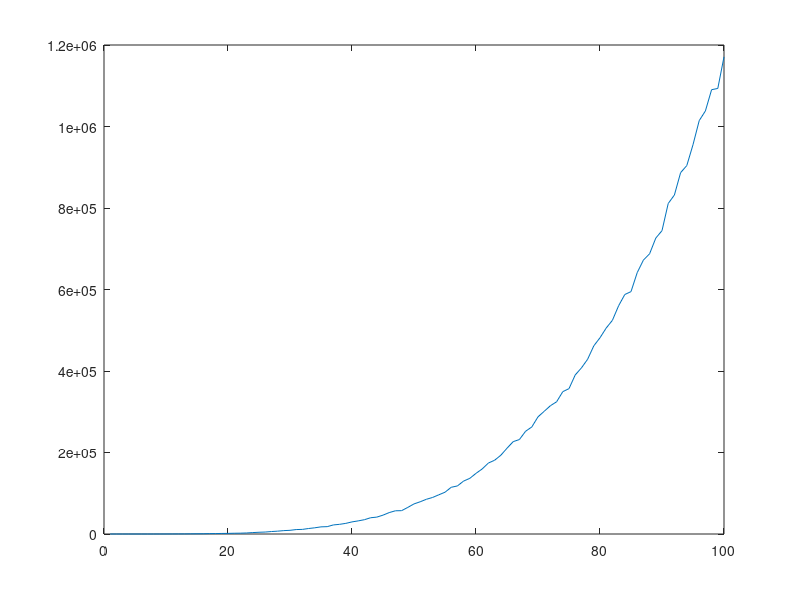

MATLAB code for this plot:
y = [0
0
0
0
1
6
8
24
61
91
153
225
244
421
532
627
978
1088
1369
1514
1873
2065
2572
3507
4284
4807
6057
6975
8313
9044
10908
11299
13492
15229
17534
18056
22286
23748
26090
29701
32194
35104
39897
41446
46272
52551
56968
57274
65283
73839
79102
85221
89694
96194
102516
114639
117944
129903
136576
148809
159652
174189
180984
193242
210477
226694
231794
252162
262665
287505
301074
314833
324452
349316
356703
390232
407500
428755
461737
481617
505418
524367
560060
587736
594769
641331
672165
687705
726219
744379
811005
831907
886732
904160
955324
1014332
1038214
1090328
1093390
1170991
];

x = [1
2
3
4
5
6
7
8
9
10
11
12
13
14
15
16
17
18
19
20
21
22
23
24
25
26
27
28
29
30
31
32
33
34
35
36
37
38
39
40
41
42
43
44
45
46
47
48
49
50
51
52
53
54
55
56
57
58
59
60
61
62
63
64
65
66
67
68
69
70
71
72
73
74
75
76
77
78
79
80
81
82
83
84
85
86
87
88
89
90
91
92
93
94
95
96
97
98
99
100
];plot(x,y)